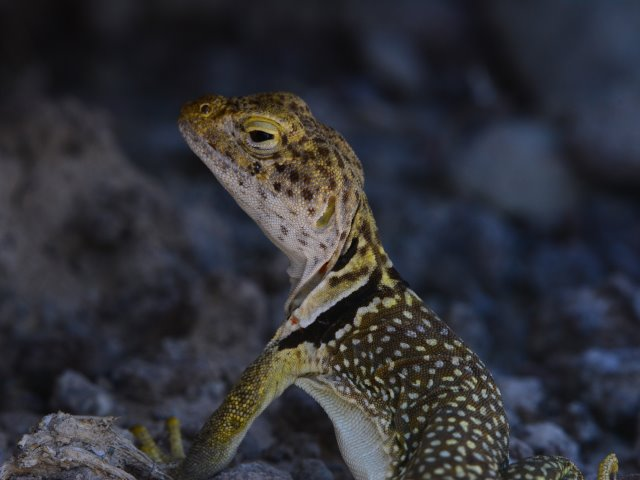
#> input picture 03_Applied_to_Image_Clustering_CPU/data/Collard lizard dark white balance (17).jpg, 640 x 480 px; its folder holds only this picture in this run
$ jupyter execute --allow-errors 03_01_Practicum_ImageClustering.ipynb   (shell and % lines are left out)
#> lines starting #> are read from the running program, lines starting #| are printed output that depends on the picture
### 03_Applied_to_Image_Clustering_CPU/lab/Read_Transform_Images.py

import matplotlib.pyplot as plt
import numpy as np
import glob
from PIL import Image
from PIL.Image import Image as PilImage
#from skimage.color import rgb2hsv
from sklearn.preprocessing import StandardScaler
from sklearn.cluster import KMeans
from sklearn.decomposition import PCA
from sklearn.cluster import DBSCAN
import pandas as pd
import random
import operator
import seaborn as sns
import json

# [17 lines of commented-out code are left out]

def ReshapeShortFat(original):
    """
    ReshapeShortFat(original)

    Reshapes the image numpy array from original shape
    to the ShortFat single row shape and captures
    shape info in the output:
    channel_0, channel_1, channel_2

    functionally performs original.reshape(1, x*y*z) to create single row vector

    inputs:
        original - input the oringal image array

    return:
        ShortFatArray
        channel_0 - dimensions of the first channel - possibly the Red channel if using RGB
        channel_1 - dimensions of the first channel - possibly the Green channel if using RGB
        channel_2 - dimensions of the first channel - possibly the Blue channel if using RGB
    """
    # preserve shape of incoming image
    channel_0, channel_1, channel_2 = original.shape
    #print('a shape ', a.shape)

    # convert to short, fat array
    ShortFatArray = original.reshape(1, channel_0*channel_1*channel_2)

    #print('a1 shape ', a1.shape)
    return ShortFatArray.squeeze(), channel_0, channel_1, channel_2

def Read_Transform_Images(resultsDict,
                         imagesFilenameList = [],
                         FSWRITE = False, path = 'data/'):
#> called with FSWRITE = False, path = 'data/'
    print('Running Read_Transform_Images on CPU: ')
    imageToClusterPath = path
    if len(imagesFilenameList) == 0:
        imagesFilenameList = [f for f in
            sorted(glob.glob(imageToClusterPath
            + '*.jpg'))]

    list_np_Images = []
    list_PIL_Images = []
    for im in imagesFilenameList:
        img =  Image.open(im)
#> img is the input picture: PIL image 640x480 RGB; mean R, G, B 49.3, 49.9, 55.5
        list_PIL_Images.append(img)
        a = np.asarray(img,dtype=np.float32)/255
        with np.errstate(divide='ignore', invalid='ignore'):
            #a1, x, y, z = ReshapeShortFat(rgb2hsv(a))
            a1, x, y, z = ReshapeShortFat(a)
#> x = 480; y = 640; z = 3
        # standardize - mean =o, std = 1
        #a2 = StandardScaler(with_std=True).fit_transform(a1.reshape(-1, 1)).flatten() #whiten each image
        a2 = a1  # no image whitening for each file
        list_np_Images.append(a2)
    NP_images = np.array(list_np_Images)
    NP_images_STD = StandardScaler(with_std=True).fit_transform(NP_images)
    resultsDict['imagesFilenameList'] = imagesFilenameList
    resultsDict['list_PIL_Images'] = list_PIL_Images
    resultsDict['NP_images_STD'] = NP_images_STD
    if FSWRITE == True:
        write_results(resultsDict)
    return resultsDict

# [43 lines left out: functions displayImageGrid, displayImageGrid2, not called in this run]


class NumpyEncoder(json.JSONEncoder):
    # [58 lines left out: functions default, write_results_json, read_results_json, not called in this run]

### 03_Applied_to_Image_Clustering_CPU/03_01_Practicum_ImageClustering.ipynb
# Module 03 Practicum:  ImageClustering using PCA, Kmeans, DBSCAN

In this module you will be generating this graph, and describing that it means in terms os sanity checking your clusters, and what it means in terms of feature dimensions

## Learning Objectives

* Explore and interpret the image dataset

* Apply Intel® Extension for Scikit-learn* patches to Principal Components Analysis (PCA), Kmeans,and DBSCAN algorithms
* **Synthesize** your understanding- searching for ways to patch or unpatch any applicable cells to maximize the performance of each cell

# Practicum:

- Analyze each cell looking for places to patch or unpatch as needed to maximize the performace of each cell.
- Apply a patching strategy that applies the patch to every algorithm optimized by patching.

<a id='Back_to_Sections'></a>

## Sections

- _Code:_ [Read Images](#Define-image-manipulation-and-Reading-functions)
- _Code:_ [Submit batch_clustering_Streamlined.py as a batch job](#Submit-batch_clustering_Streamlined.py-as-a-batch-job)
- _Code:_ [Plot Kmeans using GPU results](#Plot-Kmeans)
- _Code:_ [Plot DBSCAN using GPU results](#Plot-DBSCAN)

# Dependencies required:

- pip install pillow
- pip install seaborn

# Data Description

This data represent wildlife images taken by the author of thisnotebook. It is an UNBALANCED set of images of Collared Lizards, Pelicans, and Seascapes. The images are shot in various white balances to make clustering a challenge.  Additionally, the data are imbalalanced so that some lizrds were photographed in bright light, and some in shade. The goal is to perform clustering to aid eventual clsasification for use in a CNN semi-supervised learning exercise

The iamges are read in from a folder, and one by one that are reshaped to a single row with perhaps 60,000 columns (one image now per row). After they are assembled into a NumPy array there are scaled to zero mean, unit standard deviation to aid the Prinicpal Component step to have somewhat similar scale ranges.

The image array is tranaformed via PCA with 2 to 6 principal components shich changes the shape of the data we feed to kmeans or DBSCAn to n x c where c is the number of principal components we desire (likely in range from 2 to 6)

Then the data is plotted in a Seaborn pairplot to allow us to spot clusters visually, by which ever combo of principal components.

We use KMeans or DBSCAN to help automaticllay select which images belong to which cluster as reppresented by the color of the dots.

We also display an image grid of the clustered images to see if simialr images are clustered together to meet with our intuition.

[cell 1]
from __future__ import print_function
data_path = ['data']

# Notebook time start
from datetime import datetime

start_time = datetime.now()

current_time = start_time.strftime("%H:%M:%S")
print("Current Time =", current_time)

# Define image manipulation and Reading functions

You do not have to patch code inside the lab.Read_Transform_Images script

[cell 2]
from lab.Read_Transform_Images import *

<a id='Actually-read-the-images'></a>
# Actually read the images

- [Back to Sections](#Back_to_Sections)

[cell 3]
resultsDict = {}
#resultsDict = Read_Transform_Images(resultsDict,imagesFilenameList = imagesFilenameList)
resultsDict = Read_Transform_Images(resultsDict,path = 'data/')
#> resultsDict = 3 items

# Display ImageGrid Random Sampling

This should give an idea of how closely or differently the various images appear. Notice that some of the collard lizard images have much differnet white balance and this will affect the clustering. For this dataset the images are clustered based on the similarity in RGB colorspace only.

You should notice several similar images of:
- Dark white balance lizards
- Light white balance lizards
- Skyscape with pelicans
- Seascapes with surf

Ccan an algorithm we design find clustering values in rough agreement to the above?

[cell 4]
img_arr = []
ncols = 8
imageGrid=(ncols,3)
#> (the rest of this cell did not finish here and is left out)

## Create a Cell in the Style of a main() Python Script

This is a preperatory step for a later  when we qsub code to another compute node that has a GPU resiing in it

In this case we run the code on a CPU, so we can become familiar with the results for comparison to later GPU results

[cell 5]
# %load batch_clustering_Streamlined.py
# batch_clustering_Streamlined.py

#===============================================================================
# Copyright 2014-2022 Intel Corporation
#
# Licensed under the Apache License, Version 2.0 (the "License");
# you may not use this file except in compliance with the License.
# You may obtain a copy of the License at
#
#     http://www.apache.org/licenses/LICENSE-2.0
#
# Unless required by applicable law or agreed to in writing, software
# distributed under the License is distributed on an "AS IS" BASIS,
# WITHOUT WARRANTIES OR CONDITIONS OF ANY KIND, either express or implied.
# See the License for the specific language governing permissions and
# limitations under the License.
#===============================================================================

import matplotlib.pyplot as plt
import numpy as np
import glob
from PIL import Image
from PIL.Image import Image as PilImage
from sklearn.preprocessing import StandardScaler
from sklearn.cluster import KMeans
from sklearn.decomposition import PCA
from sklearn.cluster import DBSCAN
import pandas as pd
import random
import operator
import seaborn as sns

from lab.Read_Transform_Images import ReshapeShortFat
from lab.Read_Transform_Images import Read_Transform_Images
from lab.Read_Transform_Images import displayImageGrid
from lab.Read_Transform_Images import NumpyEncoder


def main():
    #from sklearn.decomposition import PCA

    resultsDict = {}
    #resultsDict = Read_Transform_Images(resultsDict)
    resultsDict = Read_Transform_Images(resultsDict,path = 'data/')
#> resultsDict = 3 items

    knee = 6
    EPS = 220
    n_components = 3
    n_samples = 3
    NP_images_STD = resultsDict['NP_images_STD'] # images as numpy array

    del resultsDict
    pca = PCA(n_components=n_components)
    data = NP_images_STD
    PCA_fit_transform = pca.fit_transform(data)
    print(PCA_fit_transform[:3,:])
    k_means = KMeans(n_clusters = knee, init='random')
    db = DBSCAN(eps=EPS, min_samples = n_samples).fit(PCA_fit_transform)
    km = k_means.fit(PCA_fit_transform)

    print('db.labels_ ', db.labels_)
    print('km.labels_ ',km.labels_)

    PCA_table = pd.DataFrame(PCA_fit_transform)
    PCA_table.to_csv('data/PCA_fit_transform.csv', index=False )
    db_table = pd.DataFrame(db.labels_)
    db_table.to_csv('data/db_labels.csv', index=False )
    km_table = pd.DataFrame(km.labels_)
    km_table.to_csv('data/km_labels.csv', index=False )
    counts_db, bins_db = np.histogram(db.labels_, bins = knee)
    counts_db_table = pd.DataFrame(counts_db)
    counts_db_table.to_csv('data/counts_db.csv', index=False )
    bins_db_table = pd.DataFrame(bins_db)
    bins_db_table.to_csv('data/bins_db.csv', index=False )

    counts_km, bins_km =np.histogram(k_means.labels_, bins = knee)
    counts_km_table = pd.DataFrame(counts_km)
    counts_km_table.to_csv('data/counts_km.csv', index=False )
    bins_km_table = pd.DataFrame(bins_km)
    bins_km_table.to_csv('data/bins_km.csv', index=False )

    print("All good inside main\n")

    return

#> (the rest of this cell did not finish here and is left out)

Unpatched
- CPU times: user 16 s, sys: 1.08 s, total: 17.1 s
- Wall time: 1.73 s

[cell 6]
path = '../03_Applied_to_Image_Clustering_CPU/data/'
resultsDict = {}
resultsDict = Read_Transform_Images(resultsDict, path=path)

knee = 6
EPS = 230
n_components = 3
n_samples = 3

pca = PCA(n_components=n_components)
data = resultsDict['NP_images_STD']
#> (the rest of this cell did not finish here and is left out)

Unpatched
 - CPU times: user 17.7 s, sys: 996 ms, total: 18.7 s
- Wall time: 1.69 s

<a id='Plot-Kmeans'></a>
# Plot Kmeans Clusters

Plot a histogram of the using GPU results
-  [Back to Sections](#Back_to_Sections)

[cell 7]
#resultsDict = Compute_kmeans_db_histogram_labels(resultsDict, knee = 6, gpu_available = gpu_available) #knee = 5
counts = np.asarray(pd.read_csv('data/counts_km.csv'))
#> (reads 03_Applied_to_Image_Clustering_CPU/data/counts_km.csv from the repository)
bins = np.asarray(pd.read_csv('data/bins_km.csv'))
#> (reads 03_Applied_to_Image_Clustering_CPU/data/bins_km.csv from the repository)
#counts = np.asarray(resultsDict['counts'])
#bins = np.asarray(resultsDict['bins'])
plt.xlabel("Weight")
plt.ylabel("Probability")
plt.title("Histogram with Probability Plot: Context {}".format('device_context'))
slice = min(counts.shape[0], bins.shape[0])
plt.bar(bins[:slice,0],counts[:slice,0])
plt.grid()
plt.show()
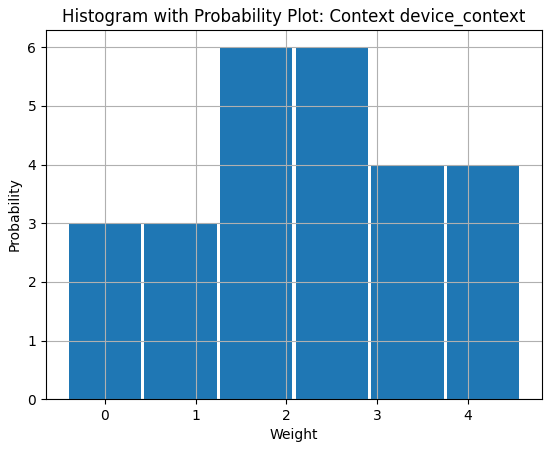
#> figure drawn by matplotlib, 1 panel

# Display Similar Images

Visually compare image which have been clustered by the allgorithm.

You may be surpirsed at the cluster grouping - what kmeans finds simialr or dissimilar based only on RGB colors

[cell 8]
clusterRank = 0
km_labels = np.asarray(pd.read_csv('data/km_labels.csv'))
#> (reads 03_Applied_to_Image_Clustering_CPU/data/km_labels.csv from the repository)
d = {i:cts for i, cts in enumerate(np.asarray(pd.read_csv('data/counts_km.csv')))}
sorted_d = sorted(d.items(), key=operator.itemgetter(1), reverse=True)

id = sorted_d[clusterRank][0]
indexCluster = np.where(km_labels == id  )[0].tolist()
img_arr = []
#> (the rest of this cell did not finish here and is left out)

[cell 9]
sorted_d

# Plot Seaborn Kmeans Clusters

Indicates numbers of images that are close in color space

[cell 10]
import warnings
warnings.filterwarnings("ignore")
n_components = 3

PCA_table = pd.read_csv('data/PCA_fit_transform.csv')
#> (reads 03_Applied_to_Image_Clustering_CPU/data/PCA_fit_transform.csv from the repository)
columns = ['PC{:0d}'.format(c) for c in range(n_components)]
data = pd.DataFrame(np.asarray(PCA_table)[:,:n_components], columns = columns)
#k_means = resultsDict['model']
data['cluster'] = km_labels
data.head()

columns.append('cluster')
plt.figure(figsize=(8,8))

sns.set_context('notebook');
g = sns.pairplot(data[columns], hue="cluster", palette="Paired", diag_kws=dict(hue=None));
g.fig.suptitle("KMEANS pairplot: Context {}".format('device_context'));
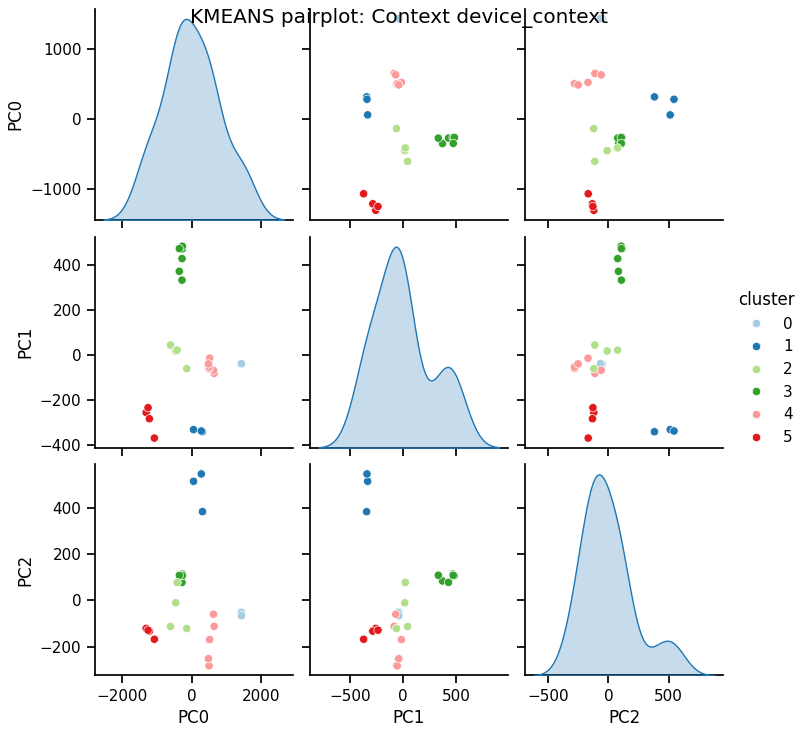
#> figure drawn by matplotlib, 9 panels

[cell 11]
data

# Find DBSCAN EPS parameter

**We need to know roughly the size of EPS to try**

Density-Based Spatial Clustering of Applications with Noise (DBSCAN) finds core samples of high density and expands clusters from them. Good for data which contains clusters of similar density.

EPS: "epsilon" value in sklearn is the maximum distance between two samples for one to be considered as in the neighborhood of the other.

At least a first value to start. We are using kNN to find distances commonly occuring in the dataset. Values of EPS below this threshold distance will be considered as lyig within a given cluster. This means we should look for long flat plateaus and read the y coordinate off the kNN plot to get a starting value for EPS.

Different datasets can have wildly different sweet spots for EPS. Some datasets require EPS values of .001 other datasets may work best with values of EPS of several thousand. We use this trick to get in the right or approximate neighborhood of the EPS.

[cell 12]
from sklearn.neighbors import NearestNeighbors

PCA_images = data

neighbors = NearestNeighbors(n_neighbors=2)
#X = StandardScaler().fit_transform(PCA_images)
neighbors_fit = neighbors.fit(PCA_images)
distances, indices = neighbors_fit.kneighbors(PCA_images)

distances = np.sort(distances, axis=0)
plt.xlabel('number of images')
plt.ylabel('distances')
plt.title('Nearest Neighbor Distances Plot')
plt.plot(distances[:,1])
plt.grid()
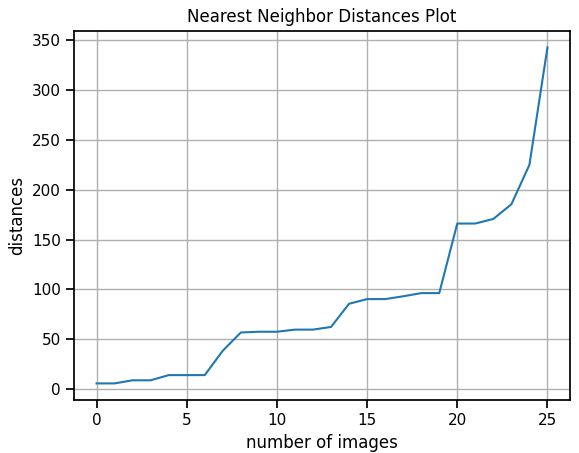
#> figure drawn by matplotlib, 1 panel; curve peaks at x = 25, y = 343

Unpatched

- CPU times: user 17.2 ms, sys: 85 µs, total: 17.2 ms
- Wall time: 13.8 ms

# Use DBSCAN to find clusters

Use initial estiamtes from KNN above (find elbow) to given initial trial for DBSCAN EPS values

In the plot above, there is a plateau in the y values somewherre near 350 indicating that a cluster distance (aka EPS) might work well somewhere near this value. We used this value in the batch_clustering_Streamlined.py file when computing DBSCAN.

**EPS:** Two points are  neighbors if the distance between the two points is below a threshold.
**n:** The minimum number of neighbors a given point should have in order to be classified as a core point.
The point itself is included in the minimum number of samples.

# Below: Find EPS That Minimizes Outliers

[cell 13]

pca = PCA(n_components=n_components)
data = resultsDict['NP_images_STD']
#> (the rest of this cell did not finish here and is left out)

Unpatched

- CPU times: user 12.4 s, sys: 629 ms, total: 13 s
- Wall time: 1.18 s

[cell 14]
#%%write_and_run    lab/compute_DBSCANClusterRank.py
def compute_DBSCANClusterRank(n_samples = 3, n_components = 3, EPS = 230 ):
    pca = PCA(n_components=n_components)
    data = resultsDict['NP_images_STD']
    PCA_fit_transform = pca.fit_transform(data)
    db = DBSCAN(eps=EPS, min_samples = n_samples).fit(PCA_fit_transform)

    counts = np.unique(db.labels_ , return_counts=True)
    d = {k:v for k, v in sorted(zip(counts[0], counts[1]), reverse=True, key=operator.itemgetter(1))}
    sorted_d = {k:v for k, v in sorted(zip(counts[0], counts[1]), reverse=True, key=operator.itemgetter(1))}
    return db, counts, sorted_d, PCA_fit_transform
data
n_components = 3
columns = ['PC{}'.format(i) for i in range(n_components)]
EPS = 230
#> (the rest of this cell did not finish here and is left out)

Unpatched

- CPU times: user 11.5 s, sys: 680 ms, total: 12.2 s
- Wall time: 1.09 s

[cell 15]
import warnings
warnings.filterwarnings("ignore")
sns.set_context('notebook');
#> (the rest of this cell did not finish here and is left out)

# Print Filenames of Outliers

#> (a cell that did not finish here is left out)

<a id='Plot-DBSCAN'></a>
# DBSCAN Cluster Plots

Plot a histogram of the using GPU results
- [Back to Sections](#Back_to_Sections)


To indicate numbers of images in each cluster. color each point by its membership in a cluster

**Why read the counts and bins for DB from the csv from earlier?**

We will read the values from those saved earlier into a couple of csv files. THis is so later, when we modify for use with GPU on another node in the cluster, we can plot the results from that node.

[cell 17]
#resultsDict = Compute_kmeans_db_histogram_labels(resultsDict, knee = 6, gpu_available = gpu_available) #knee = 5
counts = np.asarray(pd.read_csv('data/counts_db.csv'))
bins = np.asarray(pd.read_csv('data/bins_db.csv'))
#counts = np.asarray(resultsDict['counts'])
#bins = np.asarray(resultsDict['bins'])
plt.xlabel("Weight")
plt.ylabel("Probability")
plt.title("Histogram with Probability Plot: Context {}".format('device_context'))
slice = min(counts.shape[0], bins.shape[0])
plt.bar(bins[:slice,0],counts[:slice,0])
plt.grid()
plt.show()
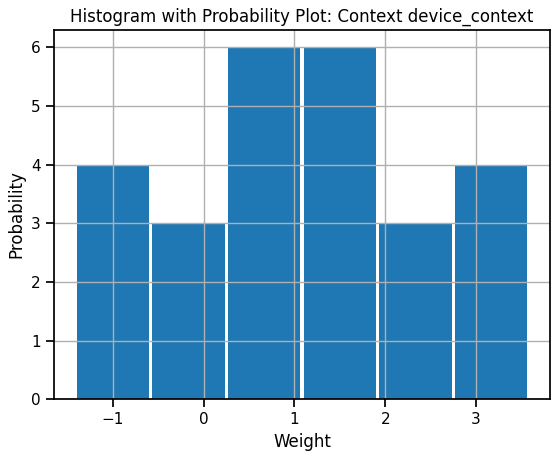
#> figure drawn by matplotlib, 1 panel
